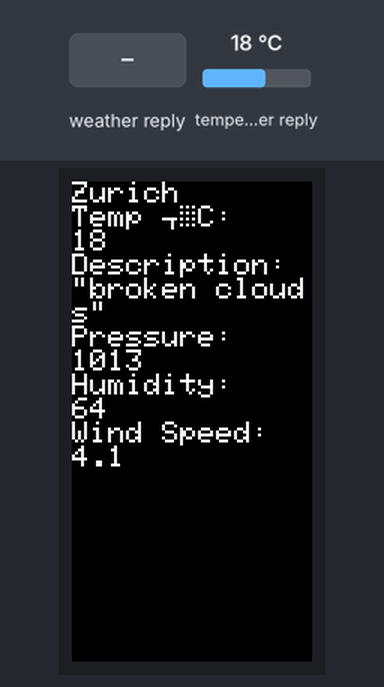
The sketch below on a simulated ESP32. On the bench: 80×160 colour display. The inputs (shaded band) are chosen by the test bench; at power-on: temperature in the weather reply 18 °C. WiFi joins after 1.5 s; servers stay silent unless stated; web services answer with replies made up by the test bench; what the sketch prints to the serial monitor is not drawn.

Above: at 3.1 s.
3.2 s: temperature in the weather reply set to -14 °C
At 10.6 s:
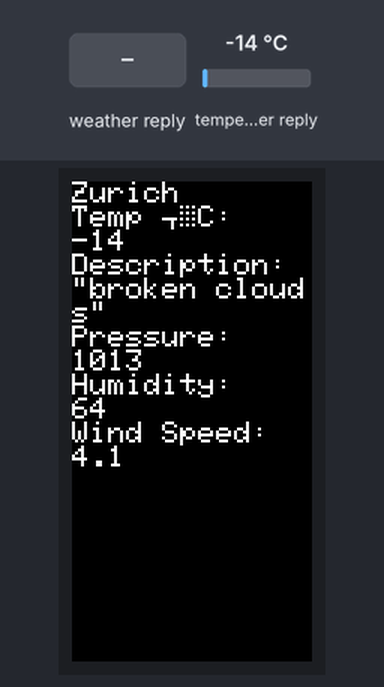
11.7 s: weather in the web reply set to Clear
At 20.8 s:
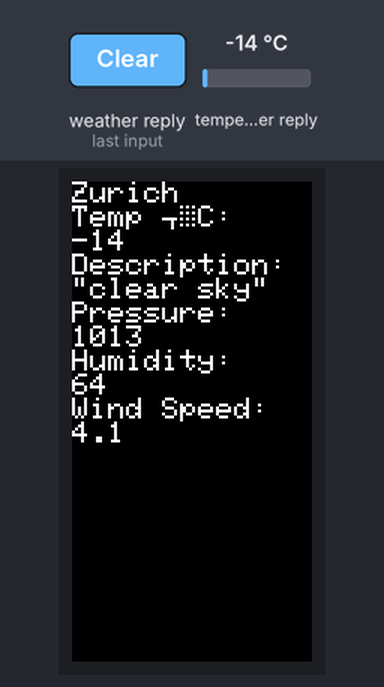
22.0 s: weather in the web reply set to Rain
At 32.0 s:
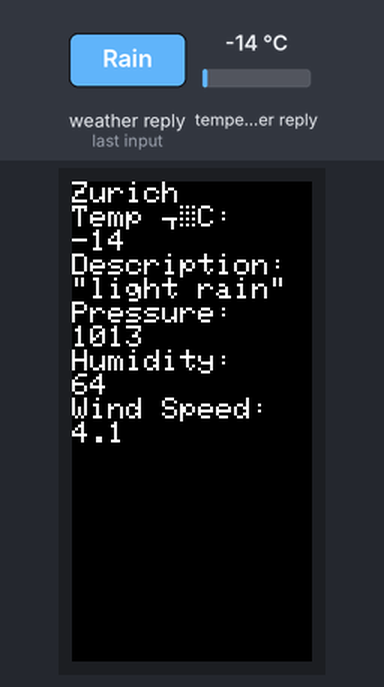
32.3 s: weather in the web reply set to Snow
At 42.2 s:
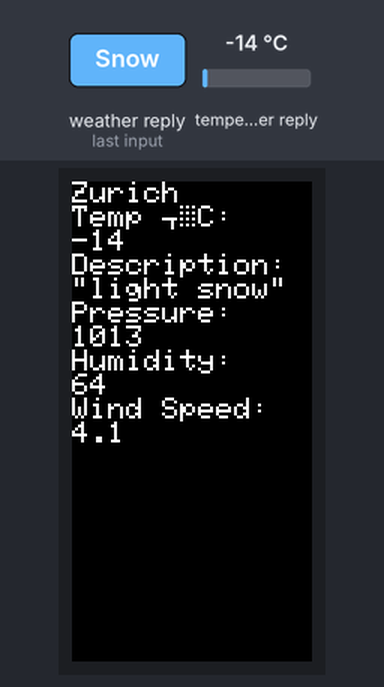
42.5 s: weather in the web reply set to Thunderstorm
At 52.5 s:
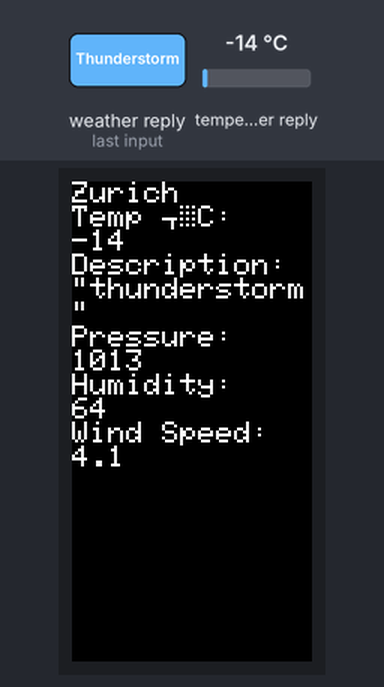
52.8 s: weather in the web reply set to Mist
At 62.8 s:
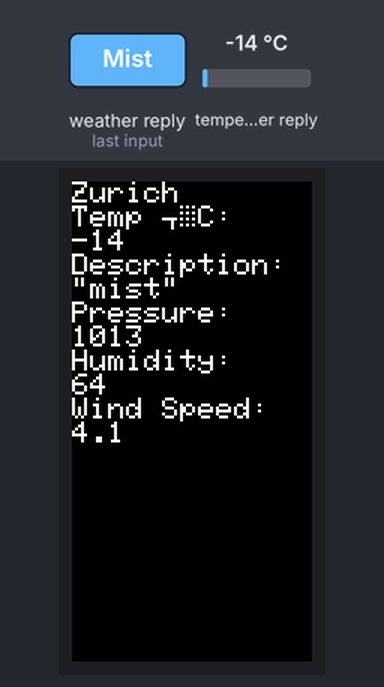
Timing chart, 0 to 64.0 s (numbered marks = the images above; inputs shaded):
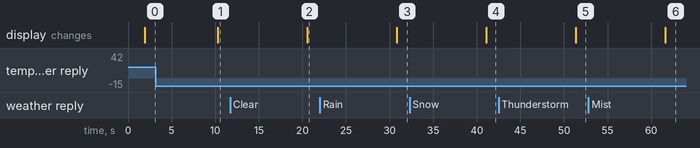

The sketch:

Arduino_WeatherAPI_Filip_Diego.ino
```cpp
/*
Autors: Filip Slavkovic and Diego Fantino
Version: 1.10
Short description: For this code you must have at least a M5StickC to run this code and a Hotspot for example a Mobile Hotspot.
The code works with a setup and a loop method. In the method setup, I set up a wifi connection and connected with the OpenWeatherMapApi.
After that I displayed some information on the LCD-Display of the M5StickC. In the loop method, I did quiet the same, but the data gets refereshed every 10 seconds.
*/

#include <WiFi.h>
#include <HTTPClient.h>
#include <Arduino_JSON.h>
#include <M5StickC.h>

const char* ssid = "filipmornshuel";
const char* password = "MornShuel123";

//Api key
String openWeatherMapApiKey = "2ddf6fc882acd30e2110bdfa69facd14";


//Constant for the api key
String city = "Zurich";
String countryCode = "CH";
String language = "de";

// server path with UML + the constants
String serverPath = "http://api.openweathermap.org/data/2.5/weather?q=" + city + "," + countryCode +"&APPID=" + openWeatherMapApiKey +"&units=metric";

unsigned long lastTime = 0;

//Timer 10 seconds
unsigned long timerDelay = 10000;

String jsonBuffer;

//Setup method
void setup() {
  M5.begin();
  Serial.begin(115200);

  WiFi.begin(ssid, password);
  Serial.println("Connecting");
  while(WiFi.status() != WL_CONNECTED) {
    delay(500);
    Serial.print(".");
  }
  Serial.println("");
  Serial.print("Connected to WiFi network with IP Address: ");
  Serial.println(WiFi.localIP());

  Serial.println("Timer set to 10 seconds (timerDelay variable), it will take 10 seconds before publishing the first reading.");

  //Checking if the wifi is connected with the m5stickc
  if(WiFi.status()== WL_CONNECTED){


      jsonBuffer = httpGETRequest(serverPath.c_str());
      Serial.println(jsonBuffer);
      JSONVar myObject = JSON.parse(jsonBuffer);


      if (JSON.typeof(myObject) == "undefined") {
        Serial.println("Parsing input failed!");
        return;
      }

      //displaying the informations on the lcd-display of the m5stickc
      M5.Lcd.println("Zurich ");
      M5.Lcd.println("Temp °C: ");
      M5.Lcd.println(myObject["main"]["temp"]);
      M5.Lcd.println("Description: ");
      M5.Lcd.println(myObject["weather"][0]["description"]);
      M5.Lcd.println("Pressure: ");
      M5.Lcd.println(myObject["main"]["pressure"]);
      M5.Lcd.println("Humidity: ");
      M5.Lcd.println(myObject["main"]["humidity"]);
      M5.Lcd.println("Wind Speed: ");
      M5.Lcd.println(myObject["wind"]["speed"]);


    }
    else {
      Serial.println("WiFi Disconnected");
    }

}

//Loop Method
void loop() {

  // Send an HTTP GET request
  if ((millis() - lastTime) > timerDelay) {

    // Check WiFi connection status
    if(WiFi.status()== WL_CONNECTED){

      //String test = "http://api.openweathermap.org/data/2.5/weather?q=" +

      jsonBuffer = httpGETRequest(serverPath.c_str());
      Serial.println(jsonBuffer);
      JSONVar myObject = JSON.parse(jsonBuffer);


      if (JSON.typeof(myObject) == "undefined") {
        Serial.println("Parsing input failed!");
        return;
      }

      // Console print for test
      /*
      Serial.print("JSON object = ");
      Serial.println(myObject);
      Serial.print("Temperature: ");
      Serial.println(myObject["main"]["temp"]);
      Serial.print("Pressure: ");
      Serial.println(myObject["main"]["pressure"]);
      Serial.print("Humidity: ");
      Serial.println(myObject["main"]["humidity"]);
      Serial.print("Wind Speed: ");
      Serial.println(myObject["wind"]["speed"]);
      */

      //Displaying the data
      M5.Lcd.fillScreen(BLACK);
      M5.Lcd.setCursor(0, 0);
      M5.Lcd.println("Zurich ");
      M5.Lcd.println("Temp °C: ");
      M5.Lcd.println(myObject["main"]["temp"]);
      M5.Lcd.println("Description: ");
      M5.Lcd.println(myObject["weather"][0]["description"]);
      M5.Lcd.println("Pressure: ");
      M5.Lcd.println(myObject["main"]["pressure"]);
      M5.Lcd.println("Humidity: ");
      M5.Lcd.println(myObject["main"]["humidity"]);
      M5.Lcd.println("Wind Speed: ");
      M5.Lcd.println(myObject["wind"]["speed"]);
    }
    else {
      Serial.println("WiFi Disconnected");
    }
    lastTime = millis();
  }

}

//String for the HTTP get request
String httpGETRequest(const char* serverName) {
  WiFiClient client;
  HTTPClient http;


  http.begin(client, serverName);


  int httpResponseCode = http.GET();

  String payload = "{}";

  if (httpResponseCode>0) {
    Serial.print("HTTP Response code: ");
    Serial.println(httpResponseCode);
    payload = http.getString();
  }
  else {
    Serial.print("Error code: ");
    Serial.println(httpResponseCode);
  }

  http.end();

  return payload;
}
```

Measured:
- after the input at 3.2 s, the display: changes after 7.1 s (image 1)
- after the input at 11.7 s, the display: changes after 8.8 s (image 2)
- after the input at 22.0 s, the display: changes after 8.8 s (image 3)
- after the input at 32.3 s, the display: changes after 8.8 s (image 4)
- after the input at 42.5 s, the display: changes after 8.8 s (image 5)
- after the input at 52.8 s, the display: changes after 8.8 s (image 6)
